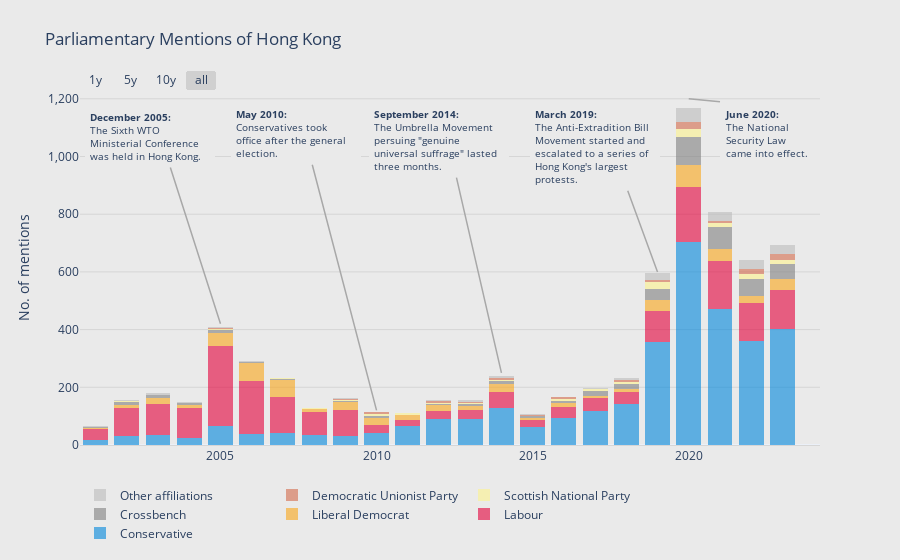

Notebook source saved alongside this figure:
### Code cell
fig = go.Figure()

def add_bar(column, color):
    fig.add_trace(
        go.Bar(
            name = column,
            x = df_party_year_wide_sorted_grouped['year'],
            y = df_party_year_wide_sorted_grouped[column],
            marker_color = color,
            marker_line_width = 0,
            opacity = 0.6,
            hovertemplate = '%{y}'
        )
    )

add_bar('Conservative', '#0087DC')
add_bar('Labour', '#E4003B')
add_bar('Liberal Democrat', '#FAA61A')
add_bar('Crossbench', 'grey')
add_bar('Scottish National Party', '#FDF38E')
add_bar('Democratic Unionist Party', '#D46A4C')
add_bar('Other affiliations', '#BDBDBD')

fig.update_layout(
    title = "Parliamentary Mentions of Hong Kong",
    showlegend = True,
    legend_orientation = 'h',
    margin = dict(t=90, b=30, l=80, r=80),
    barmode = 'stack',
    hovermode = 'x unified',
    template = 'plotly_white',
    paper_bgcolor = '#eaeaea',
    plot_bgcolor = '#eaeaea',
    hoverlabel = dict(
        bgcolor = '#eaeaea'
    ),
)

fig.update_xaxes(
    linecolor = '#d6d6d6',
    hoverformat = '%Y',
    rangeselector= dict(
        buttons = list([
            dict(count=1,
                label="1y",
                step="year",
                stepmode="backward"),
            dict(count=5,
                label="5y",
                step="year",
                stepmode="backward"),
            dict(count=10,
                label="10y",
                step="year",
                stepmode="backward"),
            dict(step="all")
        ]),
        bgcolor = '#eaeaea',
        x = 0,
        y = 1
    ),
)

fig.update_yaxes(
    tickformat = ',',
    gridcolor = '#d6d6d6',
    title = 'No. of mentions'
)

fig.add_annotation(
    xref = 'x',
    yref = 'y',
    axref = 'x',
    ayref = 'y',
    x = '2005-01-01',
    y = 420,
    ax = '2002-10-01',
    ay = 1180,
    text=f'<b>December 2005:</b><br>The Sixth WTO <br>Ministerial Conference <br>was held in Hong Kong.',
    align = 'left',
    yanchor = 'top',
    xanchor = 'center',
    bgcolor = '#eaeaea',
    width = 120,
    arrowwidth=1.5,
    arrowcolor = '#a8a8a8',
    arrowside = 'none',
    borderpad = 5,
    borderwidth = 0,
    font_size = 10
)
fig.add_annotation(
    xref = 'x',
    yref = 'y',
    axref = 'x',
    ayref = 'y',
    x = '2010-01-01',
    y = 120,
    ax = '2007-06-01',
    ay = 1190,
    text=f'<b>May 2010:</b><br>Conservatives took <br>office after the general <br>election.',
    align = 'left',
    yanchor = 'top',
    xanchor = 'center',
    bgcolor = '#eaeaea',
    width = 120,
    arrowwidth=1.5,
    arrowcolor = '#a8a8a8',
    arrowside = 'none',
    borderpad = 5,
    borderwidth = 0,
    font_size = 10
)
fig.add_annotation(
    xref = 'x',
    yref = 'y',
    axref = 'x',
    ayref = 'y',
    x = '2014-01-01',
    y = 250,
    ax = '2012-01-01',
    ay = 1190,
    text=f'<b>September 2014:</b><br>The Umbrella Movement <br>persuing "genuine <br>universal suffrage" lasted <br>three months.',
    align = 'left',
    yanchor = 'top',
    xanchor = 'center',
    bgcolor = '#eaeaea',
    width = 130,
    arrowwidth=1.5,
    arrowcolor = '#a8a8a8',
    arrowside = 'none',
    borderpad = 5,
    borderwidth = 0,
    font_size = 10
)
fig.add_annotation(
    xref = 'x',
    yref = 'y',
    axref = 'x',
    ayref = 'y',
    x = '2019-01-01',
    y = 600,
    ax = '2017-01-01',
    ay = 1190,
    text=f'<b>March 2019:</b><br>The Anti-Extradition Bill <br>Movement started and <br>escalated to a series of <br>Hong Kong\'s largest <br>protests.',
    align = 'left',
    yanchor = 'top',
    xanchor = 'center',
    bgcolor = '#eaeaea',
    width = 120,
    arrowwidth=1.5,
    arrowcolor = '#a8a8a8',
    arrowside = 'none',
    borderpad = 5,
    borderwidth = 0,
    font_size = 10
)
fig.add_annotation(
    xref = 'x',
    yref = 'y',
    axref = 'x',
    ayref = 'y',
    x = '2020-01-01',
    y = 1200,
    ax = '2021-01-01',
    ay = 1190,
    text=f'<b>June 2020:</b><br>The National <br>Security Law <br>came into effect.',
    align = 'left',
    yanchor = 'top',
    xanchor = 'left',
    bgcolor = '#eaeaea',
    width = 90,
    arrowwidth= 1.5,
    arrowcolor = '#a8a8a8',
    arrowside = 'none',
    borderpad = 5,
    borderwidth = 0,
    font_size = 10,
)


fig.show()

### Figure 1 — Plotly figure (JSON) as saved in the notebook; plotly's stock layout.template omitted (floating-point values rounded to 4 significant figures)
{"data": [{"hovertemplate": "%{y}", "marker": {"color": "#0087DC", "line": {"width": 0}}, "name": "Conservative", "opacity": 0.6, "type": "bar", "x": ["2001-01-01T00:00:00", "2002-01-01T00:00:00", "2003-01-01T00:00:00", "2004-01-01T00:00:00", "2005-01-01T00:00:00", "2006-01-01T00:00:00", "2007-01-01T00:00:00", "2008-01-01T00:00:00", "2009-01-01T00:00:00", "2010-01-01T00:00:00", "2011-01-01T00:00:00", "2012-01-01T00:00:00", "2013-01-01T00:00:00", "2014-01-01T00:00:00", "2015-01-01T00:00:00", "2016-01-01T00:00:00", "2017-01-01T00:00:00", "2018-01-01T00:00:00", "2019-01-01T00:00:00", "2020-01-01T00:00:00", "2021-01-01T00:00:00", "2022-01-01T00:00:00", "2023-01-01T00:00:00"], "y": [16, 32, 36, 25, 67, 38, 43, 33, 31, 41, 67, 90, 91, 127, 62, 93, 119, 141, 357, 702, 472, 362, 401]}, {"hovertemplate": "%{y}", "marker": {"color": "#E4003B", "line": {"width": 0}}, "name": "Labour", "opacity": 0.6, "type": "bar", "x": ["2001-01-01T00:00:00", "2002-01-01T00:00:00", "2003-01-01T00:00:00", "2004-01-01T00:00:00", "2005-01-01T00:00:00", "2006-01-01T00:00:00", "2007-01-01T00:00:00", "2008-01-01T00:00:00", "2009-01-01T00:00:00", "2010-01-01T00:00:00", "2011-01-01T00:00:00", "2012-01-01T00:00:00", "2013-01-01T00:00:00", "2014-01-01T00:00:00", "2015-01-01T00:00:00", "2016-01-01T00:00:00", "2017-01-01T00:00:00", "2018-01-01T00:00:00", "2019-01-01T00:00:00", "2020-01-01T00:00:00", "2021-01-01T00:00:00", "2022-01-01T00:00:00", "2023-01-01T00:00:00"], "y": [39, 97, 106, 102, 277, 184, 122, 80, 89, 30, 20, 28, 31, 55, 26, 39, 45, 43, 108, 191, 165, 130, 136]}, {"hovertemplate": "%{y}", "marker": {"color": "#FAA61A", "line": {"width": 0}}, "name": "Liberal Democrat", "opacity": 0.6, "type": "bar", "x": ["2001-01-01T00:00:00", "2002-01-01T00:00:00", "2003-01-01T00:00:00", "2004-01-01T00:00:00", "2005-01-01T00:00:00", "2006-01-01T00:00:00", "2007-01-01T00:00:00", "2008-01-01T00:00:00", "2009-01-01T00:00:00", "2010-01-01T00:00:00", "2011-01-01T00:00:00", "2012-01-01T00:00:00", "2013-01-01T00:00:00", "2014-01-01T00:00:00", "2015-01-01T00:00:00", "2016-01-01T00:00:00", "2017-01-01T00:00:00", "2018-01-01T00:00:00", "2019-01-01T00:00:00", "2020-01-01T00:00:00", "2021-01-01T00:00:00", "2022-01-01T00:00:00", "2023-01-01T00:00:00"], "y": [4, 10, 22, 10, 43, 61, 61, 12, 30, 23, 17, 20, 12, 29, 6, 12, 7, 11, 39, 76, 43, 25, 37]}, {"hovertemplate": "%{y}", "marker": {"color": "grey", "line": {"width": 0}}, "name": "Crossbench", "opacity": 0.6, "type": "bar", "x": ["2001-01-01T00:00:00", "2002-01-01T00:00:00", "2003-01-01T00:00:00", "2004-01-01T00:00:00", "2005-01-01T00:00:00", "2006-01-01T00:00:00", "2007-01-01T00:00:00", "2008-01-01T00:00:00", "2009-01-01T00:00:00", "2010-01-01T00:00:00", "2011-01-01T00:00:00", "2012-01-01T00:00:00", "2013-01-01T00:00:00", "2014-01-01T00:00:00", "2015-01-01T00:00:00", "2016-01-01T00:00:00", "2017-01-01T00:00:00", "2018-01-01T00:00:00", "2019-01-01T00:00:00", "2020-01-01T00:00:00", "2021-01-01T00:00:00", "2022-01-01T00:00:00", "2023-01-01T00:00:00"], "y": [2, 11, 10, 7, 13, 3, 2, null, 2, 8, null, 4, 7, 10, 5, 7, 17, 16, 38, 98, 74, 58, 55]}, {"hovertemplate": "%{y}", "marker": {"color": "#FDF38E", "line": {"width": 0}}, "name": "Scottish National Party", "opacity": 0.6, "type": "bar", "x": ["2001-01-01T00:00:00", "2002-01-01T00:00:00", "2003-01-01T00:00:00", "2004-01-01T00:00:00", "2005-01-01T00:00:00", "2006-01-01T00:00:00", "2007-01-01T00:00:00", "2008-01-01T00:00:00", "2009-01-01T00:00:00", "2010-01-01T00:00:00", "2011-01-01T00:00:00", "2012-01-01T00:00:00", "2013-01-01T00:00:00", "2014-01-01T00:00:00", "2015-01-01T00:00:00", "2016-01-01T00:00:00", "2017-01-01T00:00:00", "2018-01-01T00:00:00", "2019-01-01T00:00:00", "2020-01-01T00:00:00", "2021-01-01T00:00:00", "2022-01-01T00:00:00", "2023-01-01T00:00:00"], "y": [2, 1, 1, 2, 3, 2, 3, 3, 5, 7, 6, 4, 6, 5, 2, 8, 5, 7, 24, 30, 16, 18, 13]}, {"hovertemplate": "%{y}", "marker": {"color": "#D46A4C", "line": {"width": 0}}, "name": "Democratic Unionist Party", "opacity": 0.6, "type": "bar", "x": ["2001-01-01T00:00:00", "2002-01-01T00:00:00", "2003-01-01T00:00:00", "2004-01-01T00:00:00", "2005-01-01T00:00:00", "2006-01-01T00:00:00", "2007-01-01T00:00:00", "2008-01-01T00:00:00", "2009-01-01T00:00:00", "2010-01-01T00:00:00", "2011-01-01T00:00:00", "2012-01-01T00:00:00", "2013-01-01T00:00:00", "2014-01-01T00:00:00", "2015-01-01T00:00:00", "2016-01-01T00:00:00", "2017-01-01T00:00:00", "2018-01-01T00:00:00", "2019-01-01T00:00:00", "2020-01-01T00:00:00", "2021-01-01T00:00:00", "2022-01-01T00:00:00", "2023-01-01T00:00:00"], "y": [null, null, null, null, 1, null, null, 1, 4, 5, null, 7, 1, 5, 3, 6, null, 8, 7, 23, 7, 17, 20]}, {"hovertemplate": "%{y}", "marker": {"color": "#BDBDBD", "line": {"width": 0}}, "name": "Other affiliations", "opacity": 0.6, "type": "bar", "x": ["2001-01-01T00:00:00", "2002-01-01T00:00:00", "2003-01-01T00:00:00", "2004-01-01T00:00:00", "2005-01-01T00:00:00", "2006-01-01T00:00:00", "2007-01-01T00:00:00", "2008-01-01T00:00:00", "2009-01-01T00:00:00", "2010-01-01T00:00:00", "2011-01-01T00:00:00", "2012-01-01T00:00:00", "2013-01-01T00:00:00", "2014-01-01T00:00:00", "2015-01-01T00:00:00", "2016-01-01T00:00:00", "2017-01-01T00:00:00", "2018-01-01T00:00:00", "2019-01-01T00:00:00", "2020-01-01T00:00:00", "2021-01-01T00:00:00", "2022-01-01T00:00:00", "2023-01-01T00:00:00"], "y": [2, 4, 5, 2, 6, 4, 1, 1, 3, 1, null, 2, 7, 8, 2, 1, 5, 6, 23, 49, 30, 30, 30]}], "layout": {"annotations": [{"align": "left", "arrowcolor": "#a8a8a8", "arrowside": "none", "arrowwidth": 1.5, "ax": "2002-10-01", "axref": "x", "ay": 1180, "ayref": "y", "bgcolor": "#eaeaea", "borderpad": 5, "borderwidth": 0, "font": {"size": 10}, "text": "<b>December 2005:</b><br>The Sixth WTO <br>Ministerial Conference <br>was held in Hong Kong.", "width": 120, "x": "2005-01-01", "xanchor": "center", "xref": "x", "y": 420, "yanchor": "top", "yref": "y"}, {"align": "left", "arrowcolor": "#a8a8a8", "arrowside": "none", "arrowwidth": 1.5, "ax": "2007-06-01", "axref": "x", "ay": 1190, "ayref": "y", "bgcolor": "#eaeaea", "borderpad": 5, "borderwidth": 0, "font": {"size": 10}, "text": "<b>May 2010:</b><br>Conservatives took <br>office after the general <br>election.", "width": 120, "x": "2010-01-01", "xanchor": "center", "xref": "x", "y": 120, "yanchor": "top", "yref": "y"}, {"align": "left", "arrowcolor": "#a8a8a8", "arrowside": "none", "arrowwidth": 1.5, "ax": "2012-01-01", "axref": "x", "ay": 1190, "ayref": "y", "bgcolor": "#eaeaea", "borderpad": 5, "borderwidth": 0, "font": {"size": 10}, "text": "<b>September 2014:</b><br>The Umbrella Movement <br>persuing \"genuine <br>universal suffrage\" lasted <br>three months.", "width": 130, "x": "2014-01-01", "xanchor": "center", "xref": "x", "y": 250, "yanchor": "top", "yref": "y"}, {"align": "left", "arrowcolor": "#a8a8a8", "arrowside": "none", "arrowwidth": 1.5, "ax": "2017-01-01", "axref": "x", "ay": 1190, "ayref": "y", "bgcolor": "#eaeaea", "borderpad": 5, "borderwidth": 0, "font": {"size": 10}, "text": "<b>March 2019:</b><br>The Anti-Extradition Bill <br>Movement started and <br>escalated to a series of <br>Hong Kong's largest <br>protests.", "width": 120, "x": "2019-01-01", "xanchor": "center", "xref": "x", "y": 600, "yanchor": "top", "yref": "y"}, {"align": "left", "arrowcolor": "#a8a8a8", "arrowside": "none", "arrowwidth": 1.5, "ax": "2021-01-01", "axref": "x", "ay": 1190, "ayref": "y", "bgcolor": "#eaeaea", "borderpad": 5, "borderwidth": 0, "font": {"size": 10}, "text": "<b>June 2020:</b><br>The National <br>Security Law <br>came into effect.", "width": 90, "x": "2020-01-01", "xanchor": "left", "xref": "x", "y": 1200, "yanchor": "top", "yref": "y"}], "barmode": "stack", "hoverlabel": {"bgcolor": "#eaeaea"}, "hovermode": "x unified", "legend": {"orientation": "h"}, "margin": {"b": 30, "l": 80, "r": 80, "t": 90}, "paper_bgcolor": "#eaeaea", "plot_bgcolor": "#eaeaea", "showlegend": true, "title": {"text": "Parliamentary Mentions of Hong Kong"}, "xaxis": {"hoverformat": "%Y", "linecolor": "#d6d6d6", "rangeselector": {"bgcolor": "#eaeaea", "buttons": [{"count": 1, "label": "1y", "step": "year", "stepmode": "backward"}, {"count": 5, "label": "5y", "step": "year", "stepmode": "backward"}, {"count": 10, "label": "10y", "step": "year", "stepmode": "backward"}, {"step": "all"}], "x": 0, "y": 1}}, "yaxis": {"gridcolor": "#d6d6d6", "tickformat": ",", "title": {"text": "No. of mentions"}}}}
